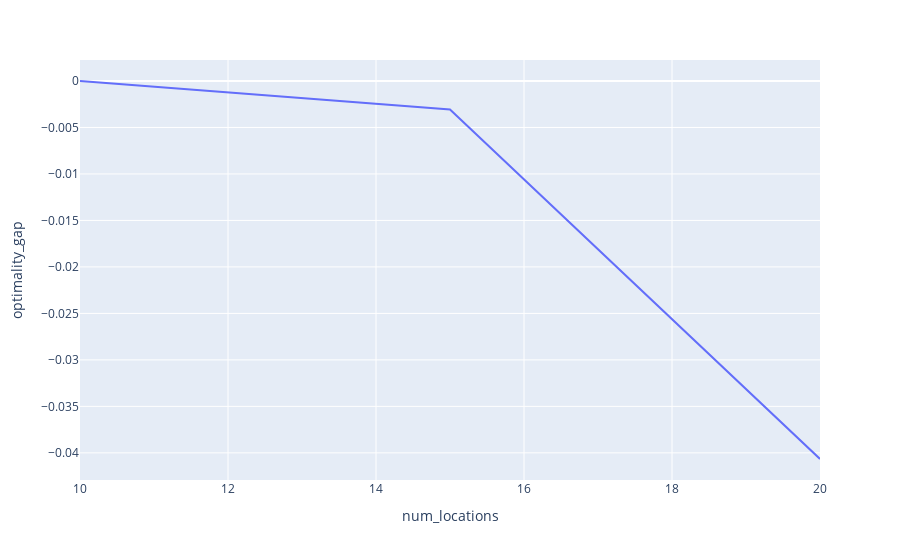

Notebook cell for this chart:
### Code cell
# profile optimality performance
def get_optimality_gap(problem_instance: ProblemInstance):
    print(f"solving for instance size {len(problem_instance.locations)}")
    opt_solution = get_opt_solution(problem_instance)
    appx_solution = get_appx_solution(problem_instance)
    return (opt_solution.distance - appx_solution.distance) / opt_solution.distance


optimality_gaps = [(i, get_optimality_gap(ProblemInstance.from_random(num_locations=i))) for i in [10, 15, 20]]
optimality_gaps_frame = pd.DataFrame(optimality_gaps, columns=["num_locations", "optimality_gap"])

fig = px.line(optimality_gaps_frame, x="num_locations", y="optimality_gap")
fig

### Figure 1 — Plotly figure (JSON) as saved in the notebook; plotly's stock layout.template omitted (floating-point values rounded to 4 significant figures)
{"data": [{"hovertemplate": "num_locations=%{x}<br>optimality_gap=%{y}<extra></extra>", "legendgroup": "", "line": {"color": "#636efa", "dash": "solid"}, "marker": {"symbol": "circle"}, "mode": "lines", "name": "", "orientation": "v", "showlegend": false, "type": "scatter", "x": [10, 15, 20], "xaxis": "x", "y": [0, -0.003062, -0.04066], "yaxis": "y"}], "layout": {"legend": {"tracegroupgap": 0}, "margin": {"t": 60}, "xaxis": {"anchor": "y", "domain": [0, 1], "title": {"text": "num_locations"}}, "yaxis": {"anchor": "x", "domain": [0, 1], "title": {"text": "optimality_gap"}}}}
